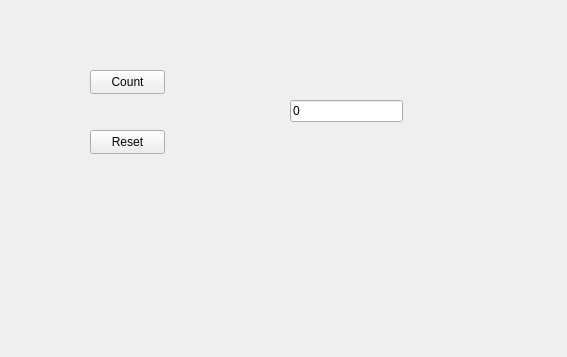
<?xml version="1.0" encoding="UTF-8"?>
<ui version="4.0">
 <class>MainWindow</class>
 <widget class="QMainWindow" name="MainWindow">
  <property name="geometry">
   <rect>
    <x>0</x>
    <y>0</y>
    <width>567</width>
    <height>357</height>
   </rect>
  </property>
  <property name="windowTitle">
   <string>MainWindow</string>
  </property>
  <widget class="QWidget" name="centralwidget">
   <widget class="QPushButton" name="Lisaa_nappi">
    <property name="geometry">
     <rect>
      <x>90</x>
      <y>70</y>
      <width>75</width>
      <height>24</height>
     </rect>
    </property>
    <property name="text">
     <string>Count</string>
    </property>
   </widget>
   <widget class="QPushButton" name="Reset_nappi">
    <property name="geometry">
     <rect>
      <x>90</x>
      <y>130</y>
      <width>75</width>
      <height>24</height>
     </rect>
    </property>
    <property name="text">
     <string>Reset</string>
    </property>
   </widget>
   <widget class="QLineEdit" name="NumeroNaytto">
    <property name="geometry">
     <rect>
      <x>290</x>
      <y>100</y>
      <width>113</width>
      <height>22</height>
     </rect>
    </property>
    <property name="text">
     <string>0</string>
    </property>
   </widget>
  </widget>
 </widget>
 <resources/>
 <connections/>
</ui>
